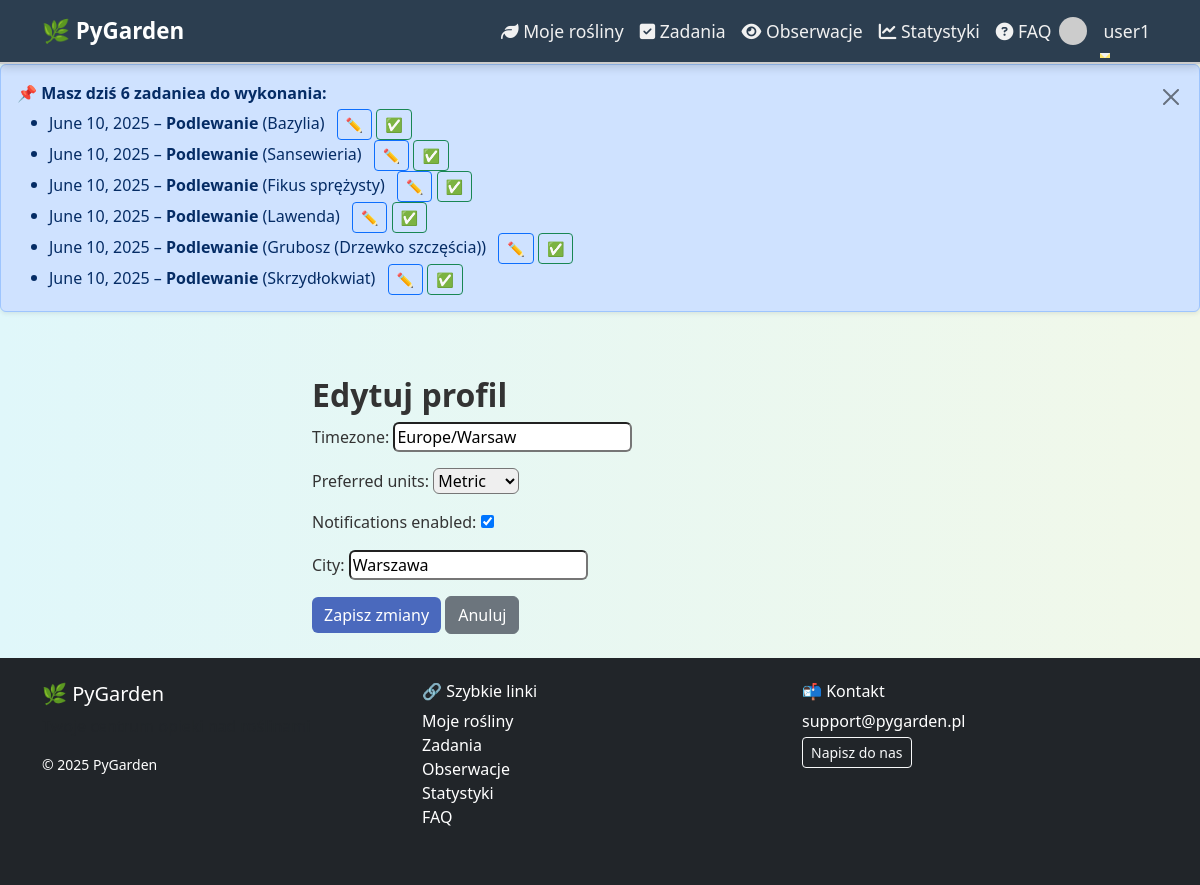
Screenshot of /accounts/profile/edit/ (signed in) with the database file from the repository.
### apps/scheduler/models.py (models this page shows, shortened)
class Task(models.Model):
    plant = models.ForeignKey(Plant, on_delete=models.CASCADE, related_name='zadania')
    user = models.ForeignKey(User, on_delete=models.CASCADE, related_name='zadania')
    typ = models.ForeignKey(TaskType, on_delete=models.SET_NULL, null=True)
    opis = models.TextField(blank=True, null=True)
    data = models.DateField()
    wykonane = models.BooleanField(default=False)
    class Meta:
        verbose_name = 'Zadanie'
        verbose_name_plural = 'Zadania'
        ordering = ['data']

class TaskType(models.Model):
    nazwa = models.CharField(max_length=100, unique=True)
    class Meta:
        verbose_name = 'Typ zadania'
        verbose_name_plural = 'Typy zadań'

### apps/plants/models.py (models this page shows, shortened)
class Plant(models.Model):
    LIGHT_CHOICES = [
        ('low', 'Niskie'),
        ('medium', 'Średnie'),
        ('high', 'Wysokie'),
    ]
    user = models.ForeignKey(User, on_delete=models.CASCADE, related_name='plants')
    nazwa = models.CharField(max_length=255)                   # название растения
    gatunek = models.CharField(max_length=255, blank=True)     # «gatunek» = вид (опционально)
    kategoria = models.ForeignKey(
        Category,
        on_delete=models.SET_NULL,
        null=True,
        blank=True
    )                                                         # категория (связь «многие-ко-многим» упрощена)
    zdjecie = models.ImageField(upload_to='plants/%Y/%m/', blank=True, null=True)
    data_dodania = models.DateField(auto_now_add=True)         # дата добавления (автоматически)
    ostatnie_podlanie = models.DateField(null=True, blank=True)  # дата последнего полива
    interwal_podlania = models.PositiveIntegerField(
        default=7,
        help_text='Interwał (w dniach) między podlaniami'
    )
    interwal_nawozenia = models.PositiveIntegerField(
        default=30,
        help_text='Interwał (w dniach) na nawożenie'
    )
    interwal_przesadzania = models.PositiveIntegerField(
        default=365,
        help_text='Interwał (w dniach) na przesadzanie'
    )
    oswietlenie = models.CharField(
        max_length=10,
        choices=LIGHT_CHOICES,
        default='medium'
    )
    ph_min = models.DecimalField(max_digits=4, decimal_places=2, null=True, blank=True)
    ph_max = models.DecimalField(max_digits=4, decimal_places=2, null=True, blank=True)
    uwagi = models.TextField(blank=True, null=True)            # заметки/комментарии
    class Meta:
        verbose_name = 'Roślina'
        verbose_name_plural = 'Rośliny'

### apps/accounts/models.py (models this page shows, shortened)
class UserProfile(models.Model):
    user = models.OneToOneField(User, on_delete=models.CASCADE, related_name='profile')
    timezone = models.CharField(max_length=50, default='Europe/Warsaw')
    preferred_units = models.CharField(
        max_length=10,
        choices=[('metric', 'Metric'), ('imperial', 'Imperial')],
        default='metric'
    )
    notifications_enabled = models.BooleanField(default=True)
    city = models.CharField(max_length=100, blank=True, null=True)

### apps/accounts/views.py (the view, shortened to what this page needs)
# urls.py: path('profile/edit/', views.ProfileEditView.as_view(), name='profile_edit'),
class ProfileEditView(LoginRequiredMixin, UpdateView):
    model = UserProfile
    form_class = UserProfileForm
    template_name = 'accounts/profile_edit.html'
    def get_object(self):
        return self.request.user.profile

### apps/accounts/forms.py
class UserProfileForm(forms.ModelForm):
    class Meta:
        model = UserProfile
        fields = ['timezone', 'preferred_units', 'notifications_enabled', 'city']

### apps/scheduler/context_processors.py (called while the page is built)
def todays_tasks(request):
    if request.user.is_authenticated:
        tasks_today = Task.objects.filter(
            user=request.user,
            data=date.today(),
            wykonane=False
        ).select_related('typ', 'plant')
    else:
        tasks_today = []
    return {'tasks_today': tasks_today}

### templates/accounts/profile_edit.html (shortened to what this page needs)
{% extends 'base.html' %}
{% load static %}
{% block content %}
<div class="container mt-4" style="max-width: 600px;">
    <h2>Edytuj profil</h2>
    <form method="post">
        {{ form.as_p }}
        <button type="submit" class="btn btn-primary">Zapisz zmiany</button>
        <a href="{% url 'accounts:profile' %}" class="btn btn-secondary">Anuluj</a>
    </form>
</div>
{% endblock %}

### templates/base.html (shortened to what this page needs)
<!DOCTYPE html>
<html lang="pl">
{% load static %}
<head>
  <link href="https://cdn.jsdelivr.net/npm/bootstrap@5.3.0/dist/css/bootstrap.min.css" rel="stylesheet" />
  <link rel="stylesheet" href="https://cdnjs.cloudflare.com/ajax/libs/font-awesome/6.5.0/css/all.min.css" />
  <link rel="stylesheet" href="{% static 'css/style.css' %}" />
  <link href="https://cdn.jsdelivr.net/npm/fullcalendar@6.1.10/index.global.min.css" rel="stylesheet">
</head>
<body class="d-flex flex-column min-vh-100">
<nav class="navbar navbar-expand-lg navbar-animate sticky-top">
  <div class="container" style="overflow: visible;">
    <a class="navbar-brand" href="{% url 'plants:list' %}">🌿 PyGarden</a>
    <div class="collapse navbar-collapse" id="navbarNav">
      <ul class="navbar-nav ms-auto">
        {% if user.is_authenticated %}
          <li class="nav-item"><a class="nav-link" href="{% url 'plants:list' %}"><i class="fa fa-leaf"></i> Moje rośliny</a></li>
          <li class="nav-item"><a class="nav-link" href="{% url 'tasks:calendar' %}"><i class="fa fa-check-square"></i> Zadania</a></li>
          <li class="nav-item"><a class="nav-link" href="{% url 'observations:list' %}"><i class="fa fa-eye"></i> Obserwacje</a></li>
          <li class="nav-item"><a class="nav-link" href="{% url 'analytics:statistics' %}"><i class="fa fa-chart-line"></i> Statystyki</a></li>
          <li class="nav-item"><a class="nav-link" href="{% url 'faq' %}"><i class="fa fa-question-circle"></i> FAQ</a></li>
          <li class="nav-item dropdown d-flex align-items-center gap-2">
            <img src="https://www.gravatar.com/avatar/?s=28&d=identicon" class="rounded-circle" style="width: 28px; height: 28px;" alt="avatar">
            <a class="nav-link dropdown-toggle" href="#" id="userDropdown" data-bs-toggle="dropdown">{{ user.username }}</a>
          </li>
        {% else %}
          <li class="nav-item"><a class="nav-link" href="{% url 'accounts:login' %}">Zaloguj się</a></li>
          <li class="nav-item"><a class="nav-link" href="{% url 'accounts:register' %}">Rejestracja</a></li>
        {% endif %}
      </ul>
    </div>
  </div>
</nav>
{% if tasks_today %}
<div class="alert alert-primary d-flex justify-content-between align-items-start fade show shadow-sm" role="alert" id="task-alert" style="animation: fade-in 0.5s ease-out;">
  <div>
    <strong>📌 Masz dziś {{ tasks_today|length }} zadanie{{ tasks_today|length|pluralize:"e,a" }} do wykonania:</strong>
    <ul class="mb-0 mt-1">
      {% for task in tasks_today %}
        <li>
          {{ task.data }} – <strong>{{ task.typ.nazwa }}</strong> ({{ task.plant.nazwa }})
          <a href="{% url 'tasks:edit' task.pk %}" class="btn btn-sm btn-outline-primary ms-2">✏️</a>
          {% if not task.wykonane %}
            <a href="{% url 'tasks:mark_done' task.pk %}" class="btn btn-sm btn-outline-success">✅</a>
          {% endif %}
        </li>
      {% endfor %}
    </ul>
  </div>
  <button type="button" class="btn-close ms-3 mt-1" data-bs-dismiss="alert" aria-label="Close"></button>
</div>
{% endif %}
<div class="container py-4 flex-grow-1">
  {% block content %}{% endblock %}
</div>
<footer class="bg-dark text-white mt-auto py-4">
  <div class="container">
    <div class="row">
      <div class="col-md-4 mb-3">
        <h5>🌿 PyGarden</h5>
        <p class="text-muted">Twoje centrum opieki nad roślinami</p>
        <p class="small">&copy; 2025 PyGarden</p>
      </div>
      <div class="col-md-4 mb-3">
        <h6>🔗 Szybkie linki</h6>
        <ul class="list-unstyled">
          <li><a href="{% url 'plants:list' %}" class="text-white text-decoration-none">Moje rośliny</a></li>
          <li><a href="{% url 'tasks:calendar' %}" class="text-white text-decoration-none">Zadania</a></li>
          <li><a href="{% url 'observations:list' %}" class="text-white text-decoration-none">Obserwacje</a></li>
          <li><a href="{% url 'analytics:statistics' %}" class="text-white text-decoration-none">Statystyki</a></li>
          <li><a href="{% url 'faq' %}" class="text-white text-decoration-none">FAQ</a></li>
        </ul>
      </div>
      <div class="col-md-4 mb-3">
        <h6>📬 Kontakt</h6>
        <p class="mb-1">support@pygarden.pl</p>
        <a href="mailto:support@pygarden.pl" class="btn btn-outline-light btn-sm">Napisz do nas</a>
      </div>
    </div>
  </div>
</footer>
</body>
</html>

### static/css/style.css (style rules this page uses)
body { background: linear-gradient(to right, #e0f7fa, #f1f8e9); font-family: 'Segoe UI', sans-serif; color: #333; transition: background-color 0.3s ease, color 0.3s ease; }
h2 { font-weight: 600; }
.btn-primary { background-color: #4a69bd; border: none; }
input, select, textarea { border-radius: 6px !important; }
.navbar { background-color: #2c3e50 !important; box-shadow: 0 2px 10px rgba(0, 0, 0, 0.2); border-bottom: 2px solid #ccc; transition: all 0.4s ease; z-index: 1000; position: relative; }
.navbar-animate { transform: translateY(-100%); opacity: 0; animation: navbarDropIn 0.7s ease-out forwards; }
.navbar .nav-link { color: #f1f1f1 !important; font-weight: 500; font-size: 1.1rem; padding: 0.6rem 1rem; transition: all 0.3s ease; position: relative; }
.navbar .nav-link::after { content: ''; display: block; width: 0; height: 2px; background: #ffe66d; transition: width 0.3s; position: absolute; bottom: -4px; left: 0; }
.navbar .navbar-brand { font-size: 1.4rem; font-weight: bold; color: #ffffff !important; transition: all 0.3s ease; }

### rows the page displays
Task: data "June 10, 2025", typ.nazwa "Podlewanie", plant.nazwa "Bazylia"
Task: data "June 10, 2025", typ.nazwa "Podlewanie", plant.nazwa "Sansewieria"
Task: data "June 10, 2025", typ.nazwa "Podlewanie", plant.nazwa "Fikus sprężysty"
Task: data "June 10, 2025", typ.nazwa "Podlewanie", plant.nazwa "Lawenda"
Task: data "June 10, 2025", typ.nazwa "Podlewanie", plant.nazwa "Grubosz (Drzewko szczęścia)"
Task: data "June 10, 2025", typ.nazwa "Podlewanie", plant.nazwa "Skrzydłokwiat"
UserProfile: timezone "Europe/Warsaw", preferred_units "Metric", notifications_enabled "☑", city "Warszawa"

### other values shown
{{ user.username }} "user1"
{{ tasks_today|length }} "6"
